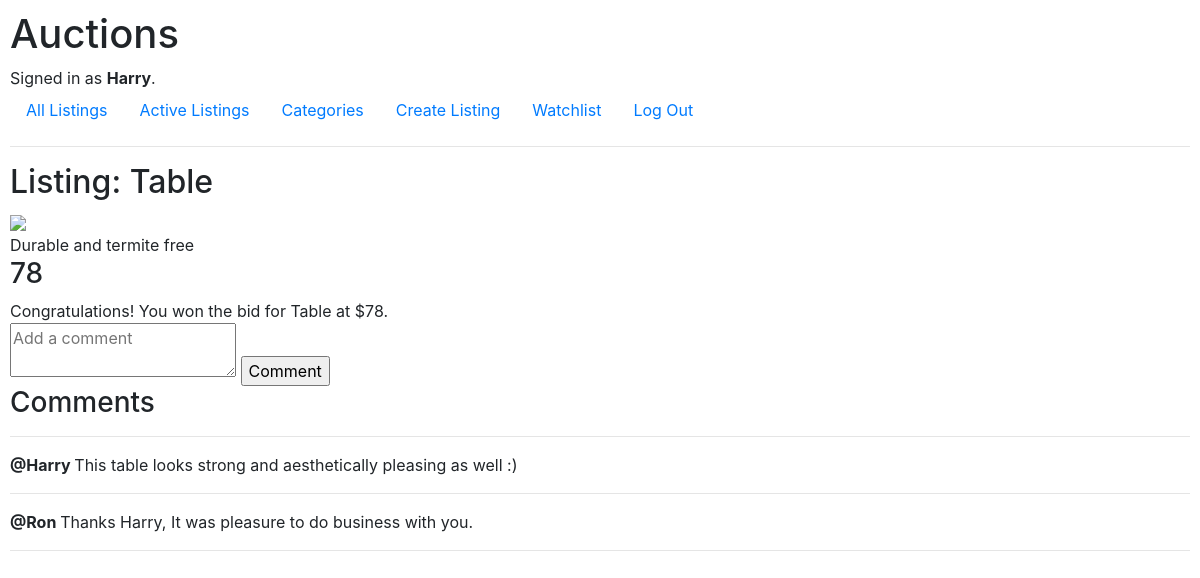
Page /listings/2 (signed in) on the committed database.
### auctions/models.py (models this page shows)
class User(AbstractUser):
    pass

class AuctionListings(models.Model):
    item_name = models.CharField(max_length = 64)
    item_price = models.IntegerField()
    item_description = models.CharField(max_length = 225)
    item_category = models.CharField(max_length = 64,blank = True)
    item_image = models.CharField(max_length = 300,blank = True)
    created_by = models.ForeignKey(User,on_delete = models.CASCADE,blank = True )
    listing_status = models.CharField(max_length=20)
    highest_bidder = models.ForeignKey(User,on_delete = models.CASCADE, related_name='item_won',blank = True)

class Comments(models.Model):
    commentor = models.ForeignKey(User, on_delete = models.CASCADE, related_name = "comments")
    content = models.CharField(max_length = 300)
    item = models.ForeignKey(AuctionListings,on_delete = models.CASCADE)

### auctions/views.py (the view, shortened to what this page needs)
# urls.py: path("listings/<int:id>",views.listings, name = "listings"),
def listings(request,id):
    message = "free"
    wlist = []
    if request.user.is_authenticated:
        wlist = Watchlist.objects.filter(user = request.user).all()
    comms = Comments.objects.filter(item = AuctionListings.objects.get(pk = id)).all()
    return render(request,"auctions/listing.html",{
                "item" : AuctionListings.objects.get(pk = id),
                "watchlist" : wlist, #Watchlist.objects.filter(user = request.user).all(),
                "message" : message,
                "comment_list": comms
            })

### auctions/templates/auctions/listing.html (shortened to what this page needs)
{% extends "auctions/layout.html" %}
{% block body %}
<h2>Listing: {{ item.item_name }}</h2>
<div>
        {% if item.item_image %}
            <img src="{{ item.item_image }}"> <br>
        {% endif %}
        {{ item.item_description }}
    <h3> {{ item.item_price }} </h3>
    {% if user.is_authenticated %}
        {% if user.username == item.created_by.username %}
            {% if item.listing_status == 'Closed' %}
                You closed this bidding at ${{ item.item_price }}
            {% else %}
                <form action = "{% url 'listings' item.id %}" method="POST">
                    {% csrf_token %}
                    <input name = "close" type="submit" value="Close bidding">
                </form>
            {% endif %}
        {% else %}
            {% if item.highest_bidder == user and item.listing_status == 'Closed' %}
                Congratulations! You won the bid for {{ item.item_name }} at ${{ item.item_price }}.
            {% endif %}
        {% endif %}
        <form action = "{% url 'listings' item.id %}" method="POST" >
            <textarea name = "comment_text" placeholder="Add a comment"></textarea>
            <input type="submit" value="Comment" name="send">
        </form>
    {% endif %}
    <h3>Comments</h3>
    <hr>
    {% if comment_list %}
        {% for comment in comment_list %}
            <strong> @{{ comment.commentor }} </strong> {{ comment.content }}
            <hr>
        {% endfor %}
    {% else %}
        waiting for your comments
    {% endif %}
</div>
{% endblock %}

### auctions/templates/auctions/layout.html (shortened to what this page needs)
{% load static %}
<!DOCTYPE html>
<html lang="en">
    <head>
        <link rel="stylesheet" href="https://stackpath.bootstrapcdn.com/bootstrap/4.4.1/css/bootstrap.min.css">
        <link href="{% static 'auctions/styles.css' %}" rel="stylesheet">
    </head>
    <body>
        <h1>Auctions</h1>
        <div>
            {% if user.is_authenticated %}
                Signed in as <strong>{{ user.username }}</strong>.
            {% else %}
                Not signed in.
            {% endif %}
        </div>
        <ul class="nav">
            <li class="nav-item">
                <a class="nav-link" href="{% url 'index' %}">All Listings</a>
            </li>
            <li class="nav-item">
                <a class="nav-link" href="{% url 'activeListing' %}">Active Listings</a>
            </li>
            <li class="nav-item">
                <a class="nav-link" href="{% url 'categories' %}">Categories</a>
            </li>
            {% if user.is_authenticated %}
                <li class="nav-item">
                    <a class="nav-link" href="{% url 'createListing' %}">Create Listing</a>
                </li>
                <li class="nav-item">
                    <a class="nav-link" href="{% url 'watchlist' %}">Watchlist</a>
                </li>
                <li class="nav-item">
                    <a class="nav-link" href="{% url 'logout' %}">Log Out</a>
                </li>
            {% endif %}
        </ul>
        <hr>
        {% block body %}
        {% endblock %}
    </body>
</html>

### auctions/static/auctions/styles.css (style rules this page uses)
body { padding: 10px; }

### rows in the picture
User: username "Harry"
AuctionListings: item_name "Table", item_description "Durable and termite free", item_price "78"
Comments: commentor "Harry", content "This table looks strong and aesthetically pleasing as well :)"
Comments: commentor "Ron", content "Thanks Harry, It was pleasure to do business with you."
